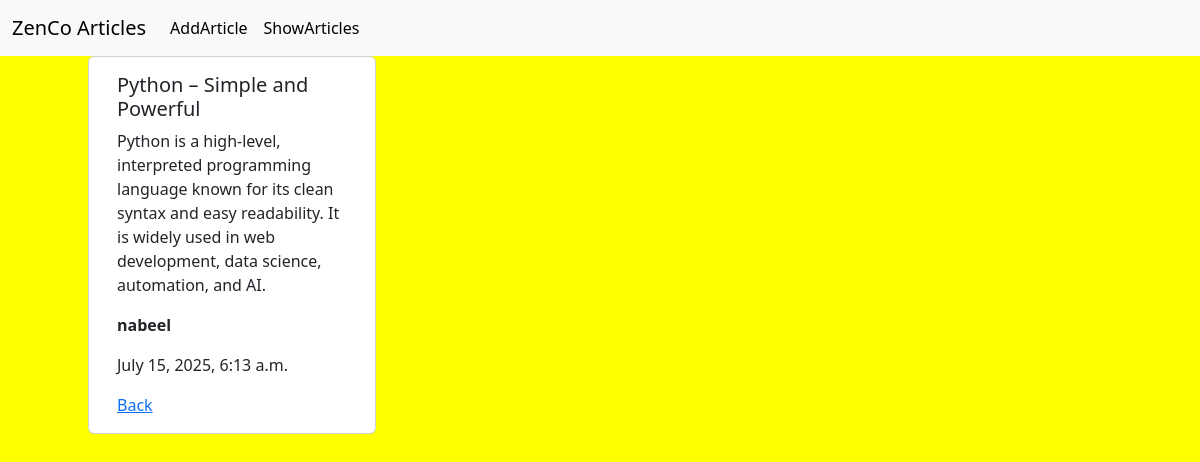
/article/14/, run on the app's committed database.
### articles/models.py (models this page shows, shortened)
class Article(models.Model):
    title = models.CharField(max_length=200)
    content = models.TextField()
    author = models.CharField(max_length=200)
    created_at = models.DateTimeField(auto_now_add=True)

### articles/views.py (the view)
# urls.py: path("article/<int:id>/",views.article_detail,name="article_detail"),
def article_detail(request,id):
    articles = get_object_or_404(Article,id=id)
    return render(request,"article_detail.html",{"article":articles})

### templates/article_detail.html (shortened to what this page needs)
{% extends 'base.html' %}
{% block content %}
<div class="row">
  <div class="col-md-3 mb-5 card" style="width: 18rem; margin-left:100px;"  >
  <div class="card-body">
    <h5 class="card-title">{{article.title}}</h5>
    <p class="card-text">{{article.content}}</p>
    <p class="fw-bold">{{article.author}}</p>
    <p>{{article.created_at}}</p>
      <a href="{% url 'article_list' %}">Back</a>
  </div>
</div>
</div>
{% endblock %}

### data on the page
Article: title "Python – Simple and Powerful", content "Python is a high-level, interpreted programming language known for its clean syntax and easy readability. It is widely used in web development, data science, automation, and AI.", author "nabeel", created_at "July 15, 2025, 6:13 a.m."
